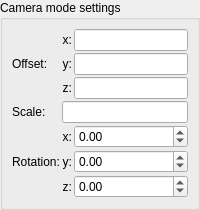
                <widget class="QWidget" name="page_fake_lights_camera">
                 <layout class="QVBoxLayout" name="verticalLayout_camera">
                  <property name="spacing">
                   <number>2</number>
                  </property>
                  <property name="leftMargin">
                   <number>0</number>
                  </property>
                  <property name="topMargin">
                   <number>0</number>
                  </property>
                  <property name="rightMargin">
                   <number>0</number>
                  </property>
                  <property name="bottomMargin">
                   <number>0</number>
                  </property>
                  <item>
                   <widget class="QGroupBox" name="groupBox_fake_lights_camera">
                    <property name="title">
                     <string>Camera mode settings</string>
                    </property>
                    <layout class="QGridLayout" name="gridLayout_camera">
                     <property name="spacing">
                      <number>2</number>
                     </property>
                     <item row="0" column="0" rowspan="3">
                      <widget class="QLabel" name="label_camera_offset">
                       <property name="text">
                        <string>Offset:</string>
                       </property>
                      </widget>
                     </item>
                     <item row="0" column="1">
                      <widget class="QLabel" name="label_camera_offset_x">
                       <property name="text">
                        <string>x:</string>
                       </property>
                       <property name="alignment">
                        <set>Qt::AlignRight|Qt::AlignTrailing|Qt::AlignVCenter</set>
                       </property>
                      </widget>
                     </item>
                     <item row="0" column="2">
                      <widget class="MyLineEdit" name="vect3_fake_lights_camera_offset_x"/>
                     </item>
                     <item row="1" column="1">
                      <widget class="QLabel" name="label_camera_offset_y">
                       <property name="text">
                        <string>y:</string>
                       </property>
                       <property name="alignment">
                        <set>Qt::AlignRight|Qt::AlignTrailing|Qt::AlignVCenter</set>
                       </property>
                      </widget>
                     </item>
                     <item row="1" column="2">
                      <widget class="MyLineEdit" name="vect3_fake_lights_camera_offset_y"/>
                     </item>
                     <item row="2" column="1">
                      <widget class="QLabel" name="label_camera_offset_z">
                       <property name="text">
                        <string>z:</string>
                       </property>
                       <property name="alignment">
                        <set>Qt::AlignRight|Qt::AlignTrailing|Qt::AlignVCenter</set>
                       </property>
                      </widget>
                     </item>
                     <item row="2" column="2">
                      <widget class="MyLineEdit" name="vect3_fake_lights_camera_offset_z"/>
                     </item>
                     <item row="3" column="0">
                      <widget class="QLabel" name="label_camera_scale">
                       <property name="text">
                        <string>Scale:</string>
                       </property>
                      </widget>
                     </item>
                     <item row="3" column="1" colspan="2">
                      <widget class="MyLineEdit" name="logedit_fake_lights_camera_scale"/>
                     </item>
                     <item row="4" column="0" rowspan="3">
                      <widget class="QLabel" name="label_camera_rotation">
                       <property name="text">
                        <string>Rotation:</string>
                       </property>
                      </widget>
                     </item>
                     <item row="4" column="1">
                      <widget class="QLabel" name="label_camera_rotation_x">
                       <property name="text">
                        <string>x:</string>
                       </property>
                       <property name="alignment">
                        <set>Qt::AlignRight|Qt::AlignTrailing|Qt::AlignVCenter</set>
                       </property>
                      </widget>
                     </item>
                     <item row="4" column="2">
                      <widget class="MyDoubleSpinBox" name="spinboxd3_fake_lights_camera_rotation_x">
                       <property name="decimals">
                        <number>2</number>
                       </property>
                       <property name="minimum">
                        <double>-36000.000000000000000</double>
                       </property>
                       <property name="maximum">
                        <double>36000.000000000000000</double>
                       </property>
                       <property name="singleStep">
                        <double>0.100000000000000</double>
                       </property>
                      </widget>
                     </item>
                     <item row="5" column="1">
                      <widget class="QLabel" name="label_camera_rotation_y">
                       <property name="text">
                        <string>y:</string>
                       </property>
                       <property name="alignment">
                        <set>Qt::AlignRight|Qt::AlignTrailing|Qt::AlignVCenter</set>
                       </property>
                      </widget>
                     </item>
                     <item row="5" column="2">
                      <widget class="MyDoubleSpinBox" name="spinboxd3_fake_lights_camera_rotation_y">
                       <property name="decimals">
                        <number>2</number>
                       </property>
                       <property name="minimum">
                        <double>-36000.000000000000000</double>
                       </property>
                       <property name="maximum">
                        <double>36000.000000000000000</double>
                       </property>
                       <property name="singleStep">
                        <double>0.100000000000000</double>
                       </property>
                      </widget>
                     </item>
                     <item row="6" column="1">
                      <widget class="QLabel" name="label_camera_rotation_z">
                       <property name="text">
                        <string>z:</string>
                       </property>
                       <property name="alignment">
                        <set>Qt::AlignRight|Qt::AlignTrailing|Qt::AlignVCenter</set>
                       </property>
                      </widget>
                     </item>
                     <item row="6" column="2">
                      <widget class="MyDoubleSpinBox" name="spinboxd3_fake_lights_camera_rotation_z">
                       <property name="decimals">
                        <number>2</number>
                       </property>
                       <property name="minimum">
                        <double>-36000.000000000000000</double>
                       </property>
                       <property name="maximum">
                        <double>36000.000000000000000</double>
                       </property>
                       <property name="singleStep">
                        <double>0.100000000000000</double>
                       </property>
                      </widget>
                     </item>
                    </layout>
                   </widget>
                  </item>
                 </layout>
                </widget>
